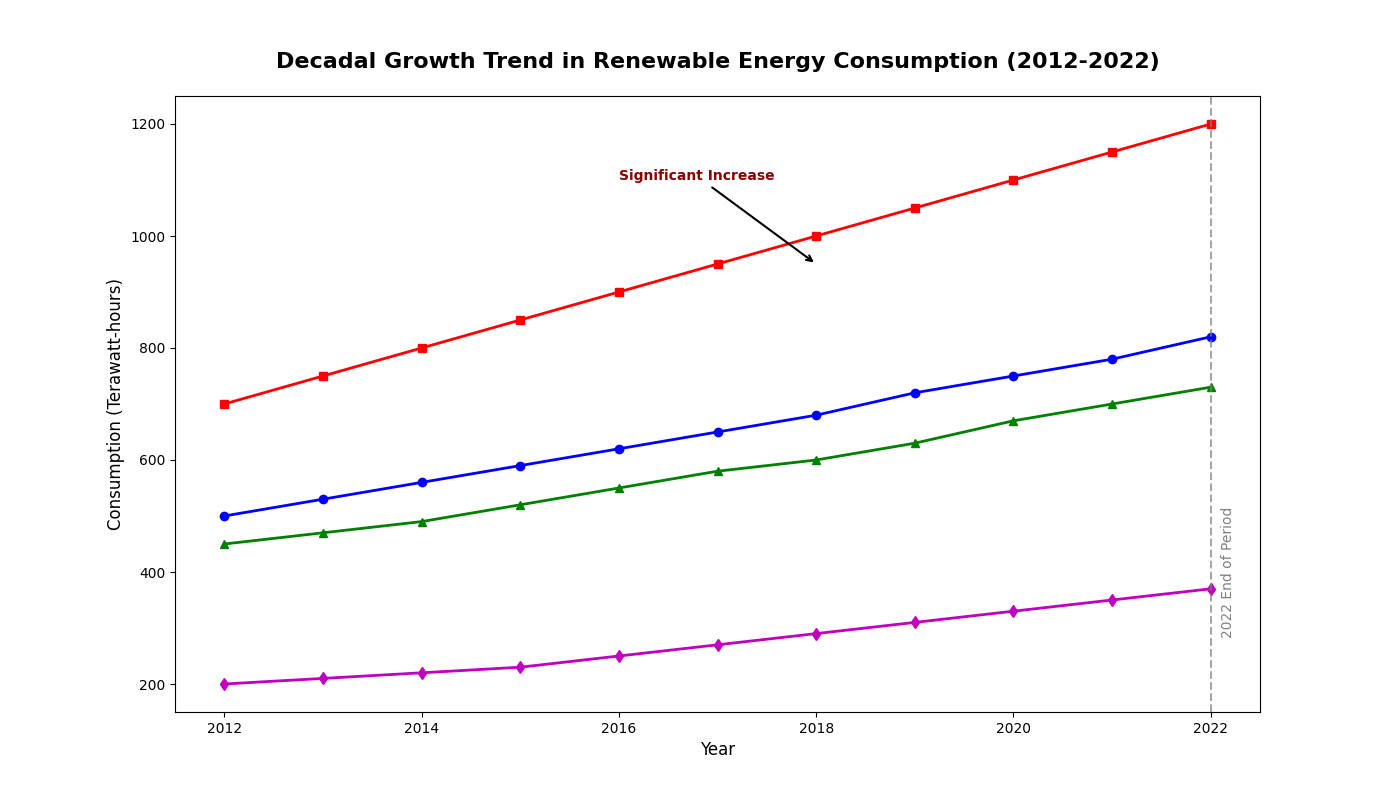

This chart was generated by the following Python code:
import matplotlib.pyplot as plt
import numpy as np

# Define the regions and years
years = np.arange(2012, 2023)

# Artificial data for renewable energy consumption (in terawatt-hours)
na_consumption = [500, 530, 560, 590, 620, 650, 680, 720, 750, 780, 820]
eu_consumption = [450, 470, 490, 520, 550, 580, 600, 630, 670, 700, 730]
asia_consumption = [700, 750, 800, 850, 900, 950, 1000, 1050, 1100, 1150, 1200]
africa_consumption = [200, 210, 220, 230, 250, 270, 290, 310, 330, 350, 370]

# Create the line chart
fig, ax = plt.subplots(figsize=(14, 8))

ax.plot(years, na_consumption, marker='o', linestyle='-', color='b', linewidth=2)
ax.plot(years, eu_consumption, marker='^', linestyle='-', color='g', linewidth=2)
ax.plot(years, asia_consumption, marker='s', linestyle='-', color='r', linewidth=2)
ax.plot(years, africa_consumption, marker='d', linestyle='-', color='m', linewidth=2)

# Setting title and labels
ax.set_title("Decadal Growth Trend in Renewable Energy Consumption (2012-2022)", fontsize=16, fontweight='bold', pad=20)
ax.set_xlabel("Year", fontsize=12)
ax.set_ylabel("Consumption (Terawatt-hours)", fontsize=12)

# Highlighting a significant increase in consumption around 2018 for Asia
ax.annotate('Significant Increase',
            xy=(2018, 950), 
            xytext=(2016, 1100),
            arrowprops=dict(facecolor='black', arrowstyle='->', lw=1.5),
            fontsize=10, fontweight='bold', color='darkred')

# Adding a vertical line to mark the year 2022 as the end of the observed period
ax.axvline(x=2022, color='gray', linestyle='--', linewidth=1.5, alpha=0.7)
ax.text(2022.1, 400, '2022 End of Period', rotation=90, verticalalignment='center', fontsize=10, color='gray')

# Display the plot
plt.show()
